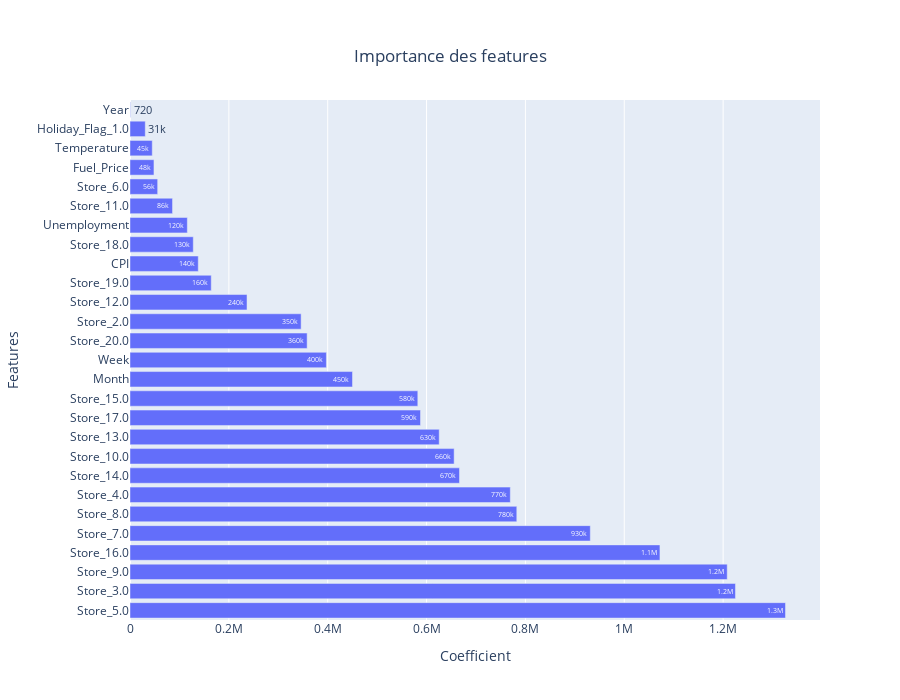

This figure's notebook cell:
### Code cell
display_features_importance(base_model, False)

### Figure 1 — Plotly figure (JSON) as saved in the notebook; plotly's stock layout.template omitted (floating-point values rounded to 4 significant figures)
{"data": [{"alignmentgroup": "True", "hovertemplate": "variable=coefficients<br>value=%{x}<br>index=%{y}<extra></extra>", "legendgroup": "coefficients", "marker": {"color": "#636efa", "pattern": {"shape": ""}}, "name": "coefficients", "offsetgroup": "coefficients", "orientation": "h", "showlegend": true, "textposition": "auto", "texttemplate": "%{x:.2s}", "type": "bar", "x": [1326000.0, 1225000.0, 1208000.0, 1072000.0, 931300.0, 782500.0, 769400.0, 666600.0, 655800.0, 625600.0, 587700.0, 582300.0, 450200.0, 397400.0, 358400.0, 346200.0, 236700.0, 164400.0, 138100.0, 128000.0, 116000.0, 86030.0, 55970.0, 48460.0, 45040.0, 30890.0, 724.6], "xaxis": "x", "y": ["Store_5.0", "Store_3.0", "Store_9.0", "Store_16.0", "Store_7.0", "Store_8.0", "Store_4.0", "Store_14.0", "Store_10.0", "Store_13.0", "Store_17.0", "Store_15.0", "Month", "Week", "Store_20.0", "Store_2.0", "Store_12.0", "Store_19.0", "CPI", "Store_18.0", "Unemployment", "Store_11.0", "Store_6.0", "Fuel_Price", "Temperature", "Holiday_Flag_1.0", "Year"], "yaxis": "y"}], "layout": {"barmode": "relative", "height": 700, "legend": {"title": {"text": "variable"}, "tracegroupgap": 0}, "showlegend": false, "title": {"text": "Importance des features", "x": 0.5, "xanchor": "center", "yanchor": "top"}, "xaxis": {"anchor": "y", "domain": [0, 1], "title": {"text": "Coefficient"}}, "yaxis": {"anchor": "x", "domain": [0, 1], "title": {"text": "Features"}}}}
